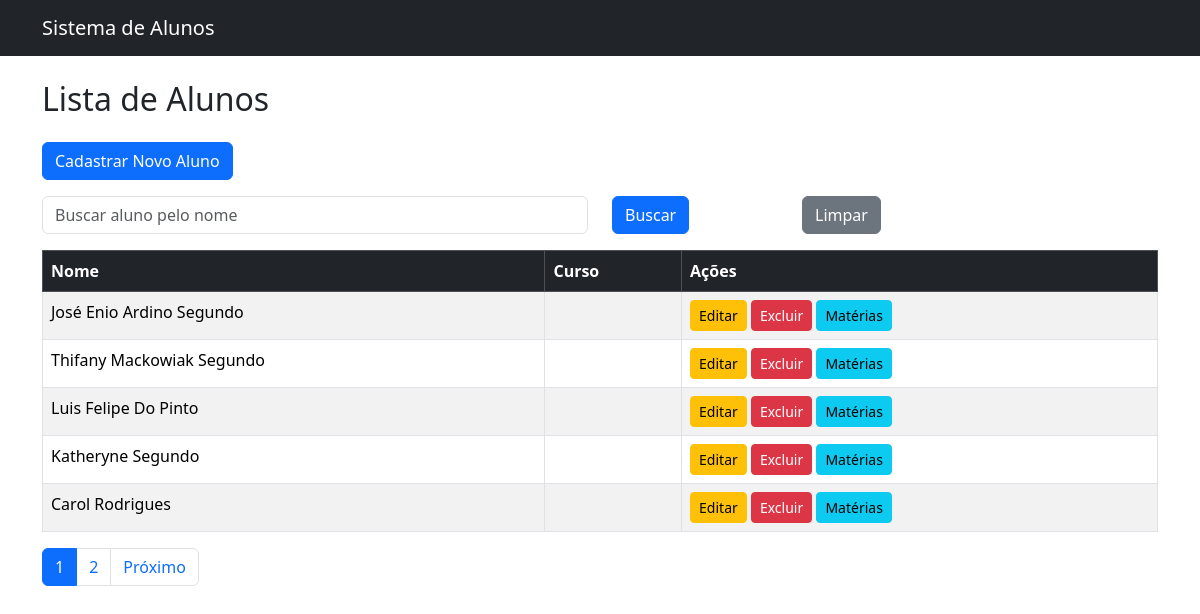
The app's page /, older data.
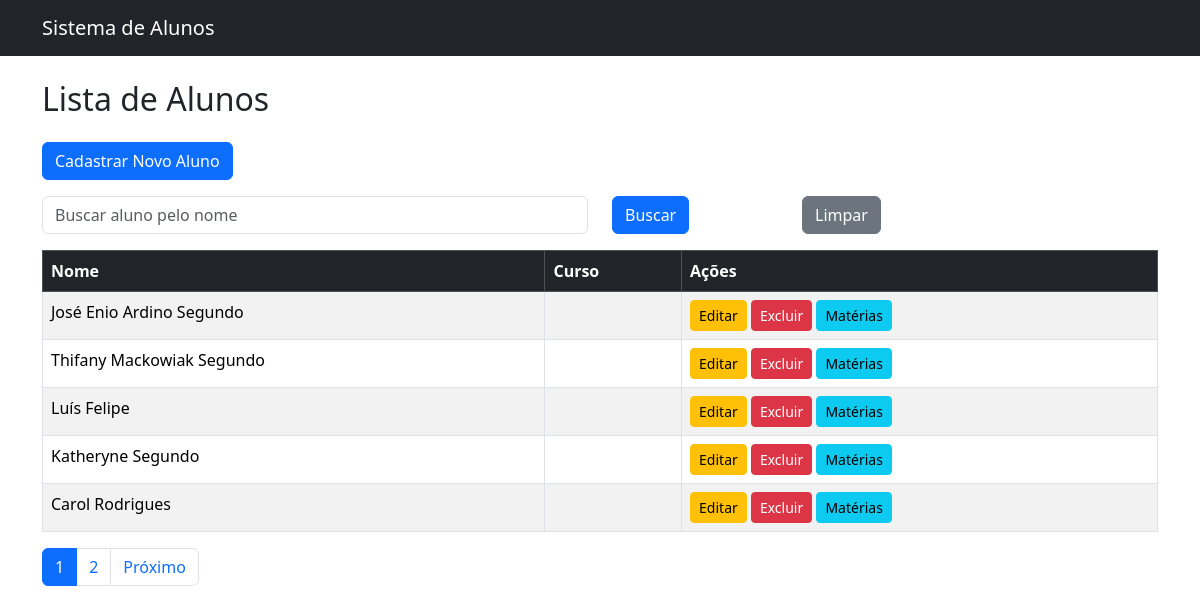
The same page, newer data.
### alunos/models.py (models this page shows, shortened)
class Aluno(models.Model):
    nome = models.CharField(max_length=100)
    email = models.EmailField()
    matricula = models.CharField(max_length=20, unique=True)
    curso = models.ForeignKey(Curso, on_delete=models.CASCADE)
    data_nascimento = models.DateField()
    materias = models.ManyToManyField(Materia)

### alunos/views.py (the view)
# urls.py: path('', views.lista_alunos, name='lista_alunos'),
def lista_alunos(request):
    buscar = request.GET.get('buscar')
    if buscar:
        alunos_lista = Aluno.objects.filter(
            Q(nome__icontains=buscar) |
            Q(curso__nome__icontains=buscar) |
            Q(matricula__icontains=buscar)
        )
    else:
        alunos_lista = Aluno.objects.all()
    paginator = Paginator(alunos_lista, 5)
    page_number = request.GET.get('page')
    alunos = paginator.get_page(page_number)
    return render(request, 'alunos/lista_alunos.html', {'alunos': alunos})

### alunos/templates/alunos/lista_alunos.html (shortened to what this page needs)
{% extends 'base.html' %}
{% block content %}
<h2 class="mb-4">Lista de Alunos</h2>
<a href="{% url 'cadastrar_aluno' %}" class="btn btn-primary mb-3">
    Cadastrar Novo Aluno
</a>
<form method="GET" class="row mb-3">
    <div class="col-md-6">
        <input type="text" name="buscar" class="form-control"
               placeholder="Buscar aluno pelo nome"
               value="{{ request.GET.buscar }}">
    </div>
    <div class="col-md-2">
        <button type="submit" class="btn btn-primary">
            Buscar
        </button>
    </div>
    <div class="col-md-2">
        <a href="{% url 'lista_alunos' %}" class="btn btn-secondary">
            Limpar
        </a>
    </div>
</form>
<table class="table table-striped table-bordered">
    <thead class="table-dark">
        <tr>
            <th>Nome</th>
            <th>Curso</th>
            <th>Ações</th>
        </tr>
    </thead>
    <tbody>
        {% for aluno in alunos %}
        <tr>
            <td>{{ aluno.nome }}</td>
            <td>{{ aluno.curso }}</td>
            <td>
                <a href="{% url 'editar_aluno' aluno.id %}" class="btn btn-warning btn-sm">
                    Editar
                </a>
                <a href="{% url 'excluir_aluno' aluno.id %}" class="btn btn-danger btn-sm">
                    Excluir
                </a>
                <a href="{% url 'gerenciar_materias' aluno.id %}"
                    class="btn btn-info btn-sm">
        Matérias
</a>
            </td>
        </tr>
        {% empty %}
        <tr>
            <td colspan="3">Nenhum aluno cadastrado.</td>
        </tr>
        {% endfor %}
    </tbody>
</table>
<nav>
    <ul class="pagination">
        {% for num in alunos.paginator.page_range %}
            <li class="page-item {% if alunos.number == num %}active{% endif %}">
                <a class="page-link" href="?page={{ num }}{% if request.GET.buscar %}&buscar={{ request.GET.buscar }}{% endif %}">
                    {{ num }}
                </a>
            </li>
        {% endfor %}
        {% if alunos.has_next %}
            <li class="page-item">
                <a class="page-link" href="?page={{ alunos.next_page_number }}{% if request.GET.buscar %}&buscar={{ request.GET.buscar }}{% endif %}">
                    Próximo
                </a>
            </li>
        {% endif %}
    </ul>
</nav>
{% endblock %}

Row changes from the older to the newer data that the page shows:
changed Aluno: nome "Luis Felipe Do Pinto" → "Luís Felipe"
